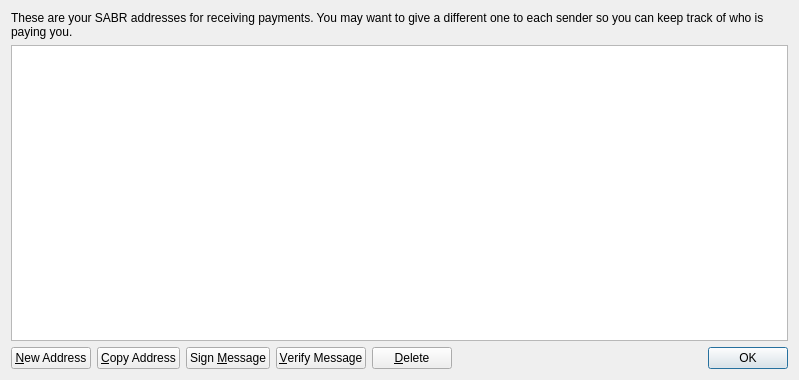
<?xml version="1.0" encoding="UTF-8"?>
<ui version="4.0">
 <class>AddressBookPage</class>
 <widget class="QWidget" name="AddressBookPage">
  <property name="geometry">
   <rect>
    <x>0</x>
    <y>0</y>
    <width>799</width>
    <height>380</height>
   </rect>
  </property>
  <property name="windowTitle">
   <string>Address Book</string>
  </property>
  <layout class="QVBoxLayout" name="verticalLayout">
   <item>
    <widget class="QLabel" name="labelExplanation">
     <property name="text">
      <string>These are your SABR addresses for receiving payments. You may want to give a different one to each sender so you can keep track of who is paying you.</string>
     </property>
     <property name="textFormat">
      <enum>Qt::PlainText</enum>
     </property>
     <property name="wordWrap">
      <bool>true</bool>
     </property>
    </widget>
   </item>
   <item>
    <widget class="QTableView" name="tableView">
     <property name="contextMenuPolicy">
      <enum>Qt::CustomContextMenu</enum>
     </property>
     <property name="toolTip">
      <string>Double-click to edit address or label</string>
     </property>
     <property name="tabKeyNavigation">
      <bool>false</bool>
     </property>
     <property name="alternatingRowColors">
      <bool>true</bool>
     </property>
     <property name="selectionMode">
      <enum>QAbstractItemView::SingleSelection</enum>
     </property>
     <property name="selectionBehavior">
      <enum>QAbstractItemView::SelectRows</enum>
     </property>
     <property name="sortingEnabled">
      <bool>true</bool>
     </property>
     <attribute name="verticalHeaderVisible">
      <bool>false</bool>
     </attribute>
    </widget>
   </item>
   <item>
    <layout class="QHBoxLayout" name="horizontalLayout">
     <item>
      <widget class="QPushButton" name="newAddressButton">
       <property name="toolTip">
        <string>Create a new address</string>
       </property>
       <property name="text">
        <string>&amp;New Address</string>
       </property>
       <property name="icon">
        <iconset resource="../bitcoin.qrc">
         <normaloff>:/icons/add</normaloff>:/icons/add</iconset>
       </property>
      </widget>
     </item>
     <item>
      <widget class="QPushButton" name="copyToClipboard">
       <property name="toolTip">
        <string>Copy the currently selected address to the system clipboard</string>
       </property>
       <property name="text">
        <string>&amp;Copy Address</string>
       </property>
       <property name="icon">
        <iconset resource="../bitcoin.qrc">
         <normaloff>:/icons/editcopy</normaloff>:/icons/editcopy</iconset>
       </property>
      </widget>
     </item>
     <item>
      <widget class="QPushButton" name="signMessage">
       <property name="toolTip">
        <string>Sign a message to prove you own a SABR address</string>
       </property>
       <property name="text">
        <string>Sign &amp;Message</string>
       </property>
       <property name="icon">
        <iconset resource="../bitcoin.qrc">
         <normaloff>:/icons/edit</normaloff>:/icons/edit</iconset>
       </property>
      </widget>
     </item>
     <item>
      <widget class="QPushButton" name="verifyMessage">
       <property name="toolTip">
        <string>Verify a message to ensure it was signed with a specified SABR address</string>
       </property>
       <property name="text">
        <string>&amp;Verify Message</string>
       </property>
       <property name="icon">
        <iconset resource="../bitcoin.qrc">
         <normaloff>:/icons/transaction_0</normaloff>:/icons/transaction_0</iconset>
       </property>
      </widget>
     </item>
     <item>
      <widget class="QPushButton" name="deleteButton">
       <property name="toolTip">
        <string>Delete the currently selected address from the list</string>
       </property>
       <property name="text">
        <string>&amp;Delete</string>
       </property>
       <property name="icon">
        <iconset resource="../bitcoin.qrc">
         <normaloff>:/icons/remove</normaloff>:/icons/remove</iconset>
       </property>
      </widget>
     </item>
     <item>
      <spacer name="horizontalSpacer">
       <property name="orientation">
        <enum>Qt::Horizontal</enum>
       </property>
       <property name="sizeHint" stdset="0">
        <size>
         <width>40</width>
         <height>20</height>
        </size>
       </property>
      </spacer>
     </item>
     <item>
      <widget class="QDialogButtonBox" name="buttonBox">
       <property name="sizePolicy">
        <sizepolicy hsizetype="Maximum" vsizetype="Fixed">
         <horstretch>0</horstretch>
         <verstretch>0</verstretch>
        </sizepolicy>
       </property>
       <property name="standardButtons">
        <set>QDialogButtonBox::Ok</set>
       </property>
      </widget>
     </item>
    </layout>
   </item>
  </layout>
 </widget>
 <resources>
  <include location="../bitcoin.qrc"/>
 </resources>
 <connections/>
</ui>
